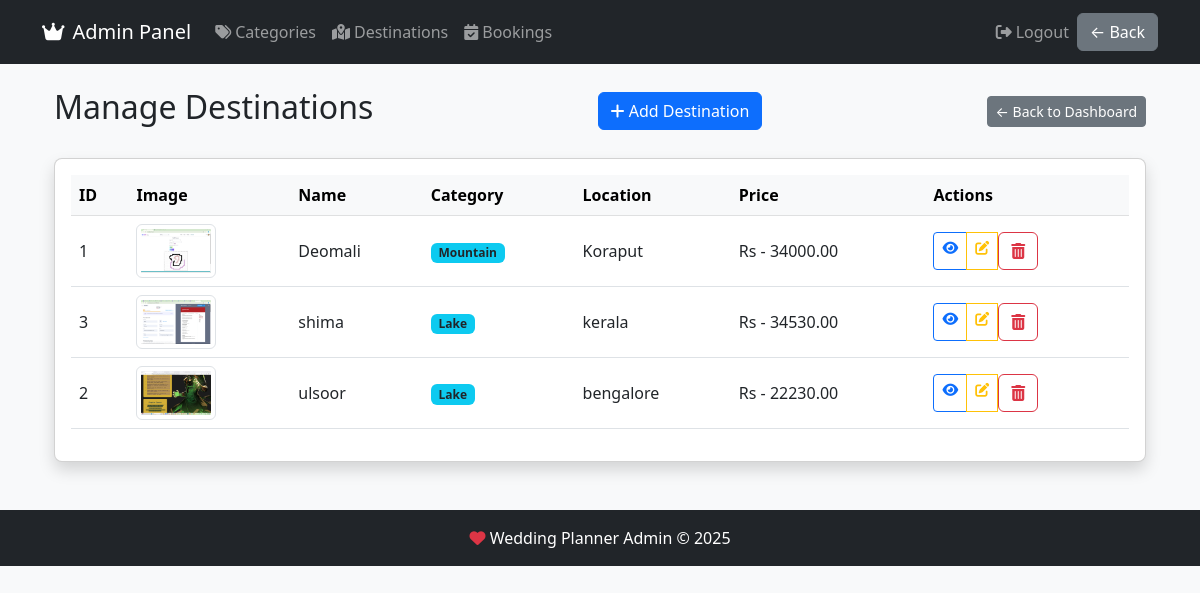
The page /admin/destinations (signed in) on the database its author committed.
### tables this page shows
CREATE TABLE destinations (
            id INTEGER PRIMARY KEY AUTOINCREMENT,
            name TEXT NOT NULL,
            category_id INTEGER NOT NULL,
            location TEXT NOT NULL,
            description TEXT,
            price REAL,
            photo TEXT,
            FOREIGN KEY (category_id) REFERENCES categories(id)
        );

CREATE TABLE categories (
            id INTEGER PRIMARY KEY AUTOINCREMENT,
            name TEXT NOT NULL,
            image_path TEXT
        );

### app.py (the view)
@app.route('/admin/destinations')
def manage_destinations():
    if 'admin_username' not in session:
        return redirect(url_for('admin_login'))
    with get_db_connection() as conn:
        destinations = conn.execute('''
            SELECT d.*, c.name as category_name
            FROM destinations d
            JOIN categories c ON d.category_id = c.id
            ORDER BY d.name
        ''').fetchall()
    return render_template('admin/manage_destinations.html', destinations=destinations)

### app.py (called while the page is built)
def get_db_connection():
    conn = sqlite3.connect('database.db')
    conn.row_factory = sqlite3.Row
    return conn

@app.context_processor
def inject_now():
    return {'now': datetime.now()}

### templates/admin/manage_destinations.html (shortened to what this page needs)
{% extends "admin/base.html" %}  {% block content %}
<div class="container">
  <div class="d-flex justify-content-between align-items-center mb-4">
    <h2>Manage Destinations</h2>
    <a href="{{ url_for('add_destination') }}" class="btn btn-primary">
      <i class="fas fa-plus"></i> Add Destination
    </a>
    <a href="{{ url_for('admin_dashboard') }}" class="btn btn-secondary btn-sm">
      ← Back to Dashboard
    </a>
  </div>
  <div class="card shadow">
    <div class="card-body">
      {% if destinations %}
      <div class="table-responsive">
        <table class="table table-hover align-middle">
          <thead class="table-light">
            <tr>
              <th>ID</th>
              <th>Image</th>
              <th>Name</th>
              <th>Category</th>
              <th>Location</th>
              <th>Price</th>
              <th>Actions</th>
            </tr>
          </thead>
          <tbody>
            {% for destination in destinations %}
            <tr>
              <td>{{ destination.id }}</td>
              <td>
                {% if destination.photo %}
                <img
                  src="{{ destination.photo if destination.photo.startswith('http') else url_for('static', filename='images/destinations/' + destination.photo) }}"
                  class="img-thumbnail"
                  style="max-height: 60px; max-width: 80px"
                  alt="{{ destination.name }}"
                />
                {% else %}
                <span class="text-muted">No image</span>
                {% endif %}
              </td>
              <td>{{ destination.name }}</td>
              <td>
                <span class="badge bg-info text-dark"
                  >{{ destination.category_name }}</span
                >
              </td>
              <td>{{ destination.location }}</td>
              <td>Rs - {{ "%.2f"|format(destination.price) }}</td>
              <td>
                <div class="btn-group btn-group-sm">
                  <a
                    href="{{ url_for('destination_details', destination_id=destination.id) }}"
                    class="btn btn-outline-primary"
                    title="View"
                  >
                    <i class="fas fa-eye"></i>
                  </a>
                  <a
                    href="{{ url_for('edit_destination', id=destination.id) }}"
                    class="btn btn-outline-warning"
                    title="Edit"
                  >
                    <i class="fas fa-edit"></i>
                  </a>
                  <form
                    action="{{ url_for('admin_delete_destination', id=destination.id) }}"
                    method="POST"
                    onsubmit="return confirm('Delete this destination?');"
                  >
                    <button
                      type="submit"
                      class="btn btn-outline-danger"
                      title="Delete"
                    >
                      <i class="fas fa-trash-alt"></i>
                    </button>
                  </form>
                </div>
              </td>
            </tr>
            {% endfor %}
          </tbody>
        </table>
      </div>
      {% else %}
      <div class="alert alert-info">
        <i class="fas fa-info-circle"></i> No destinations found. Create your
        first destination.
      </div>
      {% endif %}
    </div>
  </div>
</div>
{% endblock %}

### static/css/admin.css (style rules this page uses)
body { background-color: #f8f9fa; }
.card { border-radius: 0.5rem; }

### rows shown on the page
destinations: id "1", photo (picture), name "Deomali", category_name "Mountain", location "Koraput", price "34000.00"
destinations: id "3", photo (picture), name "shima", category_name "Lake", location "kerala", price "34530.00"
destinations: id "2", photo (picture), name "ulsoor", category_name "Lake", location "bengalore", price "22230.00"
